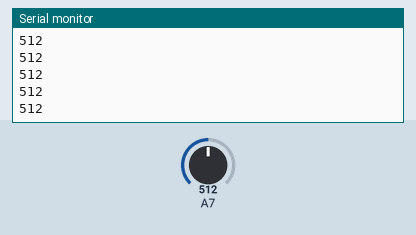
This sketch was run on a simulated Arduino Nano, built with avr-gcc and run on an emulated ATmega328P. Shown: the last lines printed to the serial monitor. Inputs (shaded band) come from the test bench; at power-on: A7 = 512.

Above: at 1.2 s.
1.3 s: A7 set to 716
At 2.3 s:
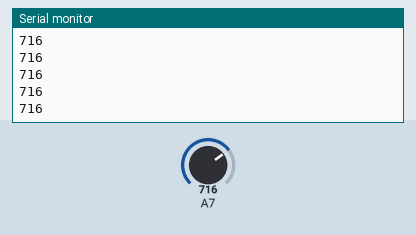
2.8 s: A7 set to 900
At 3.3 s:
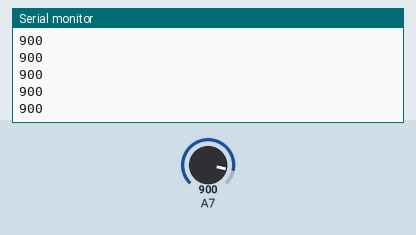
Timing chart, 0 to 5.8 s (numbered marks = the images above; inputs shaded):
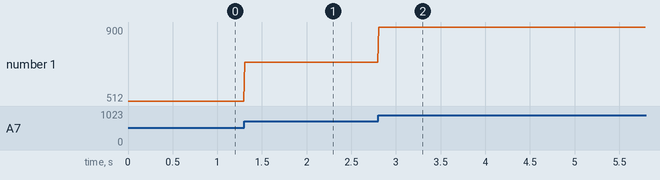

The sketch:

analogReadA15.ino
```cpp
int instantValue[10]={0,0,0,0,0,0,0,0,0,0};
int averageValue=0;
void setup() {
  // put your setup code here, to run once:
  Serial.begin(9600);
}

void loop() {
  // put your main code here, to run repeatedly:
//  int sensorValue = analogRead(A15)-analogRead(A14);

//average filter
//  for (int i = 0 ; i < (sizeof(instantValue)/sizeof(instantValue[0])) ; i++)
//  {
//    instantValue[i] = analogRead(A15);
//    delay(1);
//  }
//  averageValue = 0;
//  for (int i = 0 ; i < (sizeof(instantValue)/sizeof(instantValue[0])) ; i++)
//  {
//    averageValue+=instantValue[i];
//  }
//  averageValue = averageValue/(sizeof(instantValue)/sizeof(instantValue[0]));
  averageValue = analogRead(A7);
  Serial.println(averageValue);
  delay(10);
}
```

Measured:
- after the input at 1.3 s, the serial monitor: prints a new line at once (image 1)
- after the input at 2.8 s, the serial monitor: prints a new line at once (image 2)
- plotted number 1: 512 → 716 after the input at 1.3 s, 716 → 900 after the input at 2.8 s
